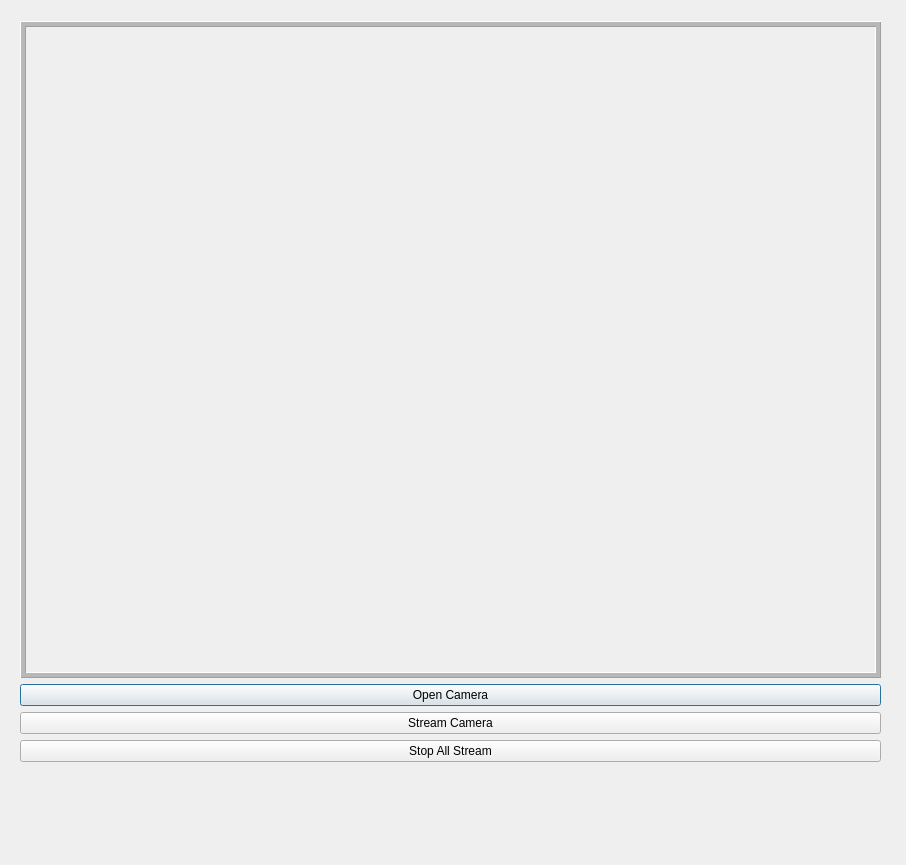
<?xml version="1.0" encoding="UTF-8"?>
<ui version="4.0">
 <class>LipReader</class>
 <widget class="QDialog" name="LipReader">
  <property name="geometry">
   <rect>
    <x>0</x>
    <y>0</y>
    <width>906</width>
    <height>865</height>
   </rect>
  </property>
  <property name="windowTitle">
   <string>Lip Reader Window</string>
  </property>
  <widget class="QWidget" name="layoutWidget">
   <property name="geometry">
    <rect>
     <x>20</x>
     <y>21</y>
     <width>861</width>
     <height>741</height>
    </rect>
   </property>
   <layout class="QVBoxLayout" name="verticalLayout">
    <item>
     <widget class="QLabel" name="imgLabel">
      <property name="frameShape">
       <enum>QFrame::Box</enum>
      </property>
      <property name="frameShadow">
       <enum>QFrame::Raised</enum>
      </property>
      <property name="midLineWidth">
       <number>4</number>
      </property>
      <property name="text">
       <string/>
      </property>
     </widget>
    </item>
    <item>
     <widget class="QPushButton" name="btnOpenCamera">
      <property name="text">
       <string>Open Camera</string>
      </property>
     </widget>
    </item>
    <item>
     <widget class="QPushButton" name="btnStream">
      <property name="text">
       <string>Stream Camera</string>
      </property>
     </widget>
    </item>
    <item>
     <widget class="QPushButton" name="btnStop">
      <property name="text">
       <string>Stop All Stream</string>
      </property>
     </widget>
    </item>
   </layout>
  </widget>
  <widget class="QLabel" name="label">
   <property name="geometry">
    <rect>
     <x>24</x>
     <y>790</y>
     <width>851</width>
     <height>51</height>
    </rect>
   </property>
   <property name="text">
    <string/>
   </property>
  </widget>
 </widget>
 <resources/>
 <connections/>
</ui>
